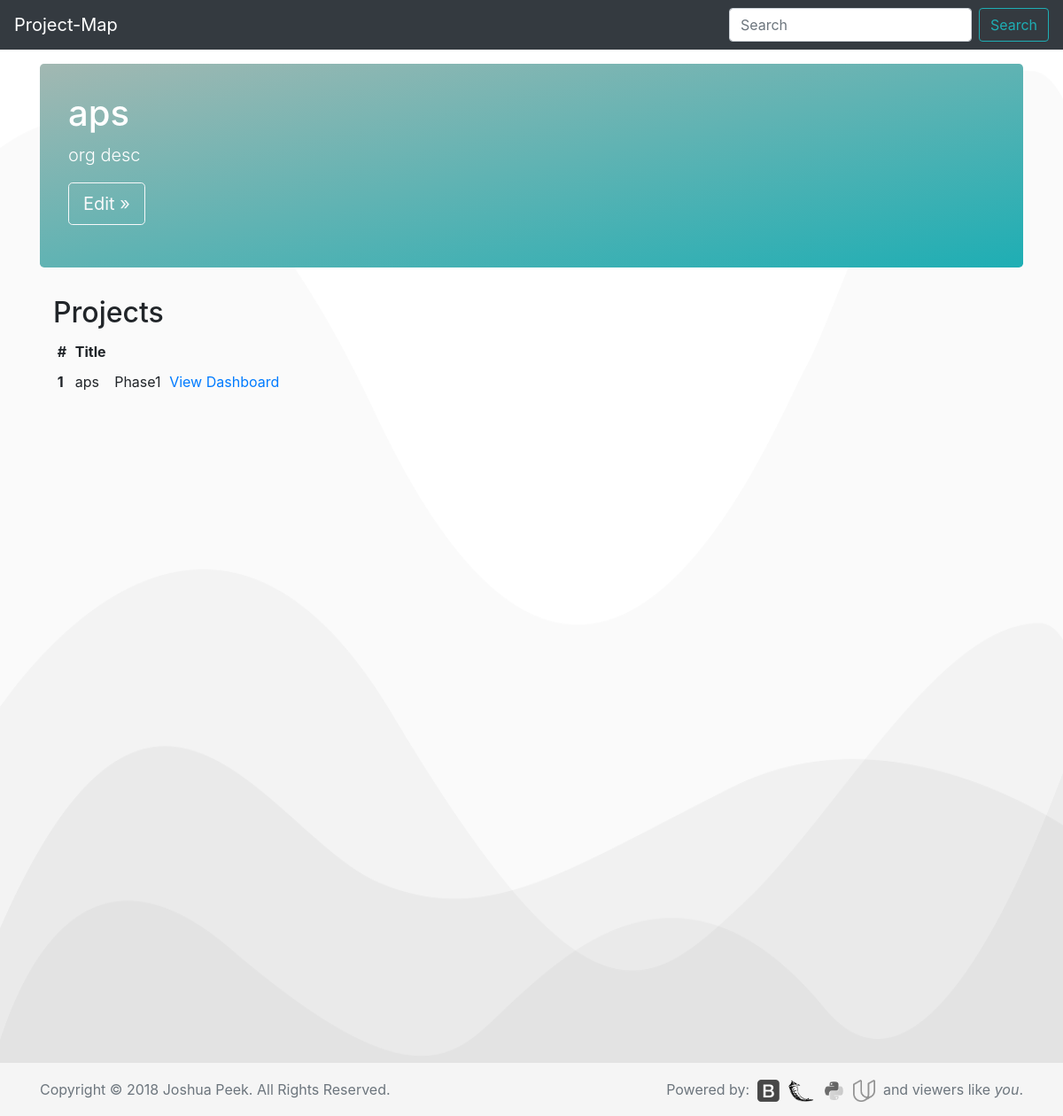
The page /4/ on the database as committed earlier.
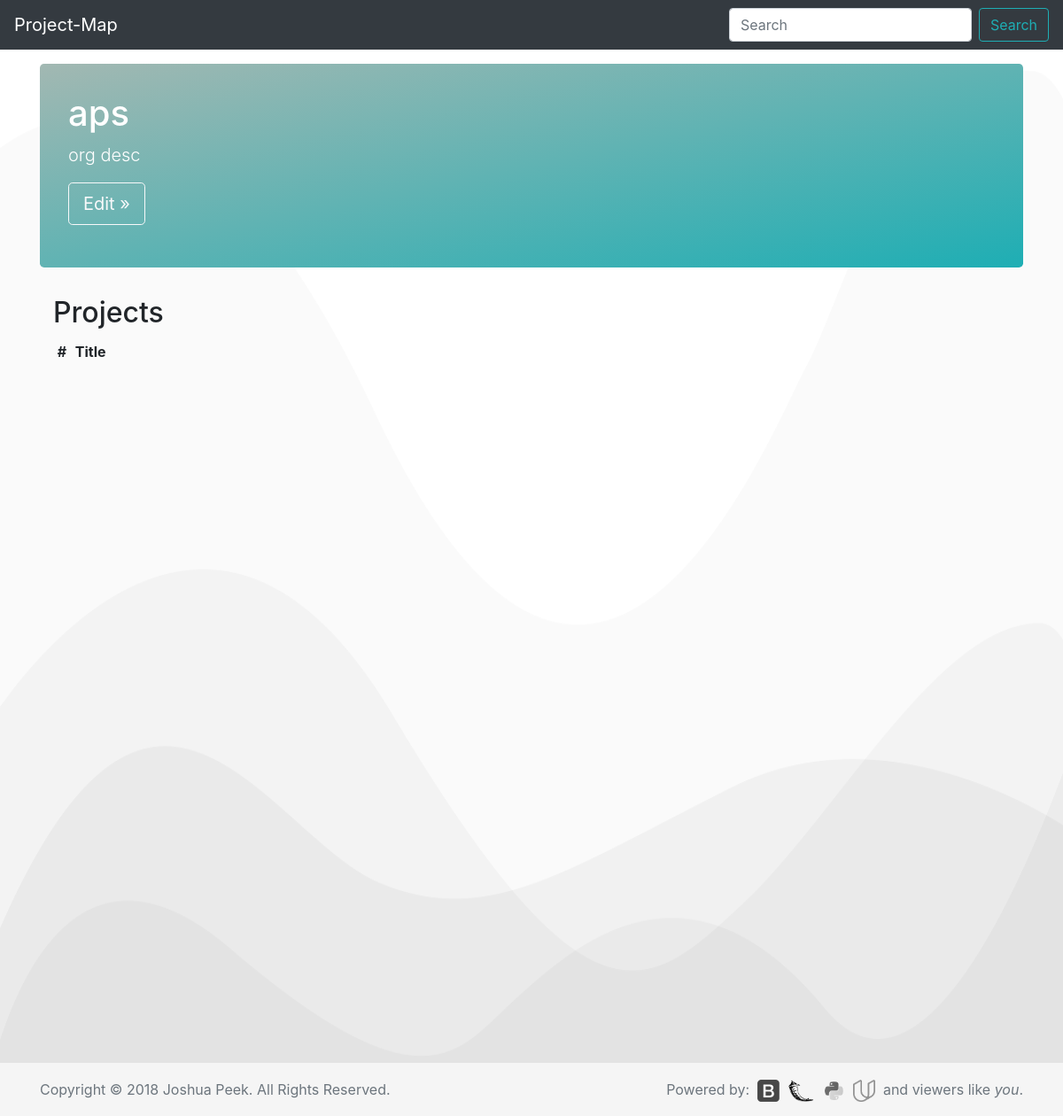
The same page on the database as committed later.
### database_setup.py (models this page shows, shortened)
class Project(Base):
    __tablename__ = 'project'
    id = Column(Integer, primary_key=True)
    title = Column(String(250), nullable=False)
    description = Column(String(500))
    stage = Column(String(100))
    org_id = Column(Integer, ForeignKey('org.id'))
    org = relationship(Org)

class Org(Base):
    __tablename__ = 'org'
    id = Column(Integer, primary_key=True)
    title = Column(String(250), nullable=False)
    description = Column(String(500))

### app.py (the view)
@app.route('/<int:org_id>/')
def orgPage(org_id):
    org = session.query(Org).filter_by(id=org_id).one()
    projects = session.query(Project).filter_by(org_id=org.id).all()
    return render_template('org.html', org=org, projects=projects)

### templates/org.html (shortened to what this page needs)
<!doctype html>
<html lang="en">
  {% include "header.html" %}
  <body>
    <nav class="navbar navbar-expand-md navbar-dark fixed-top bg-dark">
      <a class="navbar-brand" href="/">Project-Map</a>
      <div class="collapse navbar-collapse" id="navbarCollapse">
        <form class="form-inline mt-2 mt-md-0">
          <input class="form-control mr-sm-2" type="text" placeholder="Search" aria-label="Search">
          <button class="btn btn-outline-success my-2 my-sm-0" type="submit">Search</button>
        </form>
      </div>
    </nav>
    <main role="main" class="container">
      <div class="jumbotron">
        <h1>{{org.title}}</h1>
        <p class="lead">{{org.description}}</p>
        <p><a class="btn btn-lg btn btn-outline-light" href="{{url_for('editOrg', org_id = org.id)}}" role="button">Edit &raquo;</a></p>
      </div>
      <div class="container">
        <div class="row">
          <div class="col-md-12">
            <h2>Projects</h2>
            <table class="table-responsive table-sm table-hover">
              <thead class="thead-light">
                <tr>
                  <th scope="col">#</th>
                  <th scope="col">Title</th>
                  <th scope="col"></th>
                  <th scope="col"></th>
                  <th scope="col"></th>
                </tr>
              </thead>
              <tbody>
                {% for i in projects %}
                <tr>
                  <th scope="row">{{loop.index}}</th>
                  <td>{{i.org.title}}</td>
                  <td>{{i.title}}</td>
                  <td><a href='{{url_for('projectPage', org_id = org.id,  project_id = i.id)}}'>View Dashboard</a></td>
                </tr>
                {% endfor %}
              </tbody>
            </table>
          </div>
        </div>
      </div>
    </main>
  {% include "footer.html" %}
  </body>
</html>

Rows that differ between the two databases and show on the page:
removed Project: org "aps", title "Phase1"
